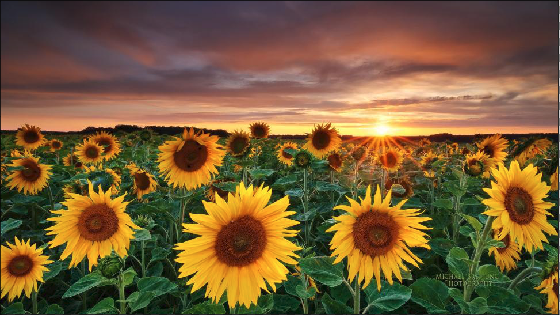
#> input picture taller3/image.png, 560 x 315 px
$ python taller3Efecto.py
#> lines starting #> are read from the running program, lines starting #| are printed output that depends on the picture
#> further down, img is the input picture: shape (315, 560, 4) float32; mean R, G, B, A 0.462, 0.359, 0.216, 1
"""
Autores:
    Andrés Mauricio Acosta Pulido - 20142020111
    Leidy Marcela Aldana Burgos - 20151020019
Programa de manejo de imagenes con Numpy
Objetivo: Desarrollar un efecto sobre una imagen
Versión 2. Implementación de Efecto .^^.
Realizado haciendo uso de: Editor de Spyder
"""

import numpy as np
import matplotlib.pyplot as plt
import matplotlib.image as mpimg

def efectoImagen(icono):
    pass

def rgb2gray(rgb):
    return np.dot(rgb[...,:3], [0.2989, 0.5870, 0.1140])
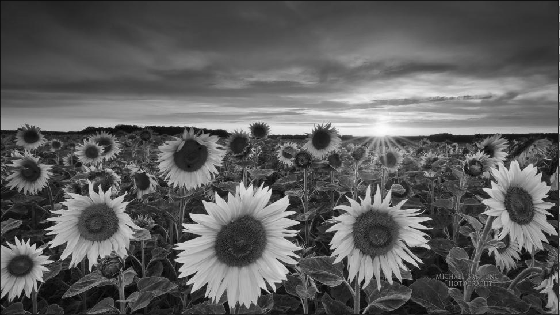
#> returned value: shape (315, 560) float64; min 0, max 0.992, mean 0.374

def recorrer(imagen,mascara,mascara2):
    # Duplicando valores para x
    imagen = np.insert(imagen, 0, imagen[0,:], axis=0)
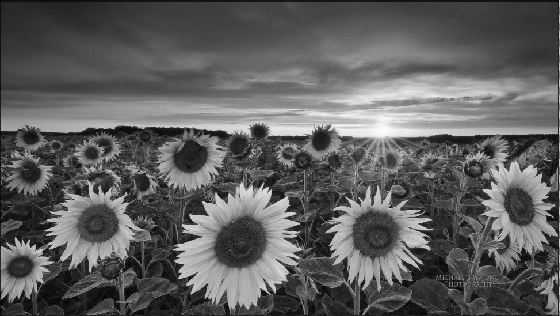
#> imagen: shape (316, 560) float64; min 0, max 0.992, mean 0.373
    imagen = np.insert(imagen, imagen.shape[0], imagen[(imagen.shape[0]-1),:], axis=0)
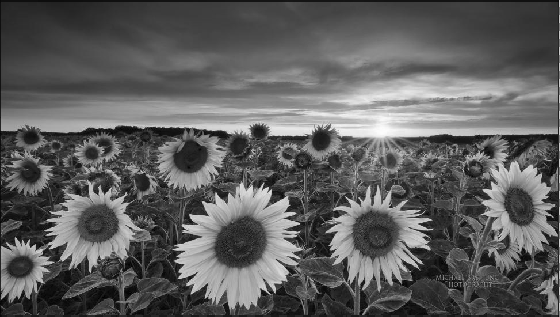
#> imagen: shape (317, 560) float64; min 0, max 0.992, mean 0.372
    # Duplicando valores para y
    imagen = np.insert(imagen, 0, imagen[:,0], axis=1)
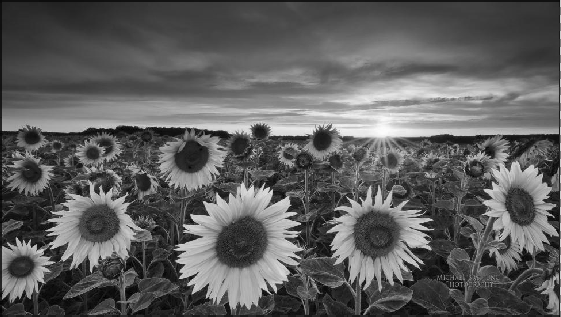
#> imagen: shape (317, 561) float64; min 0, max 0.992, mean 0.371
    imagen = np.insert(imagen, imagen.shape[1], imagen[:,(imagen.shape[1]-1)], axis=1)
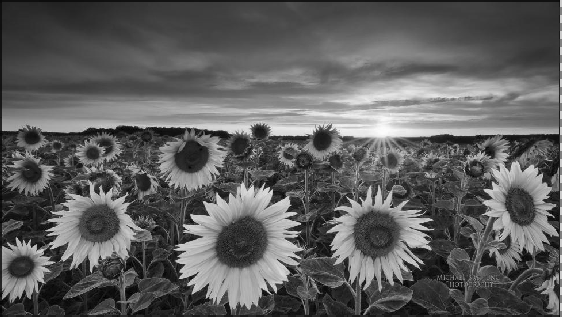
#> imagen: shape (317, 562) float64; min 0, max 0.992, mean 0.372
    print("Empezando: ")
    for i in range(0, (imagen.shape[0]-2)):
        for j in range(0, (imagen.shape[1]-2)):
            # Aux funciona para la mascara implementada en clase
            aux = np.multiply( imagen[i:(i+3),j:(j+3)] , mascara)
            # Aux2 funciona con otra mascara propuesta
            aux2 = np.multiply((imagen[i:(i+3),j:(j+3)]) ,  mascara2)
            #print(np.sum(aux))
            imagen[i+1][j+1]=np.sum(aux2)
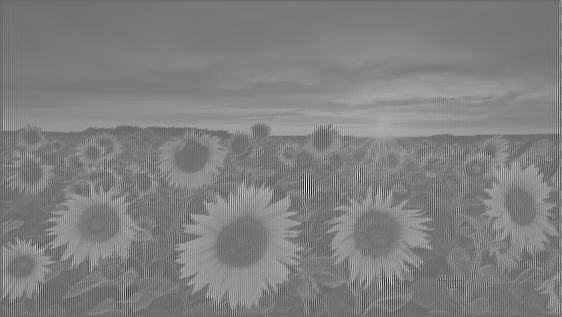
#> imagen: shape (317, 562) float64; min -1.54, max 2.26, mean 0.37; drawn with min black and max white
    return imagen

# Leyendo la imagen
img = mpimg.imread('./image.png')
# Declaración de máscara original
mascara = np.full((3,3),(1/9))
mascara2= np.matrix('0.21 0 -0.45; -0.75 0.5 0.95; 0.95 0 -0.42')
# [5 lines of commented-out code are left out]
gray = rgb2gray(img)
plt.imshow(gray, cmap=plt.get_cmap('gray'), vmin=0, vmax=1)
plt.show()
#print(gray.shape[0])
#print(gray.shape[1])
gray=recorrer(gray,mascara, mascara2)
print("Después:")
plt.imshow(gray, cmap=plt.get_cmap('gray'), vmin=0, vmax=1)
#plt.show()
plt.show()
